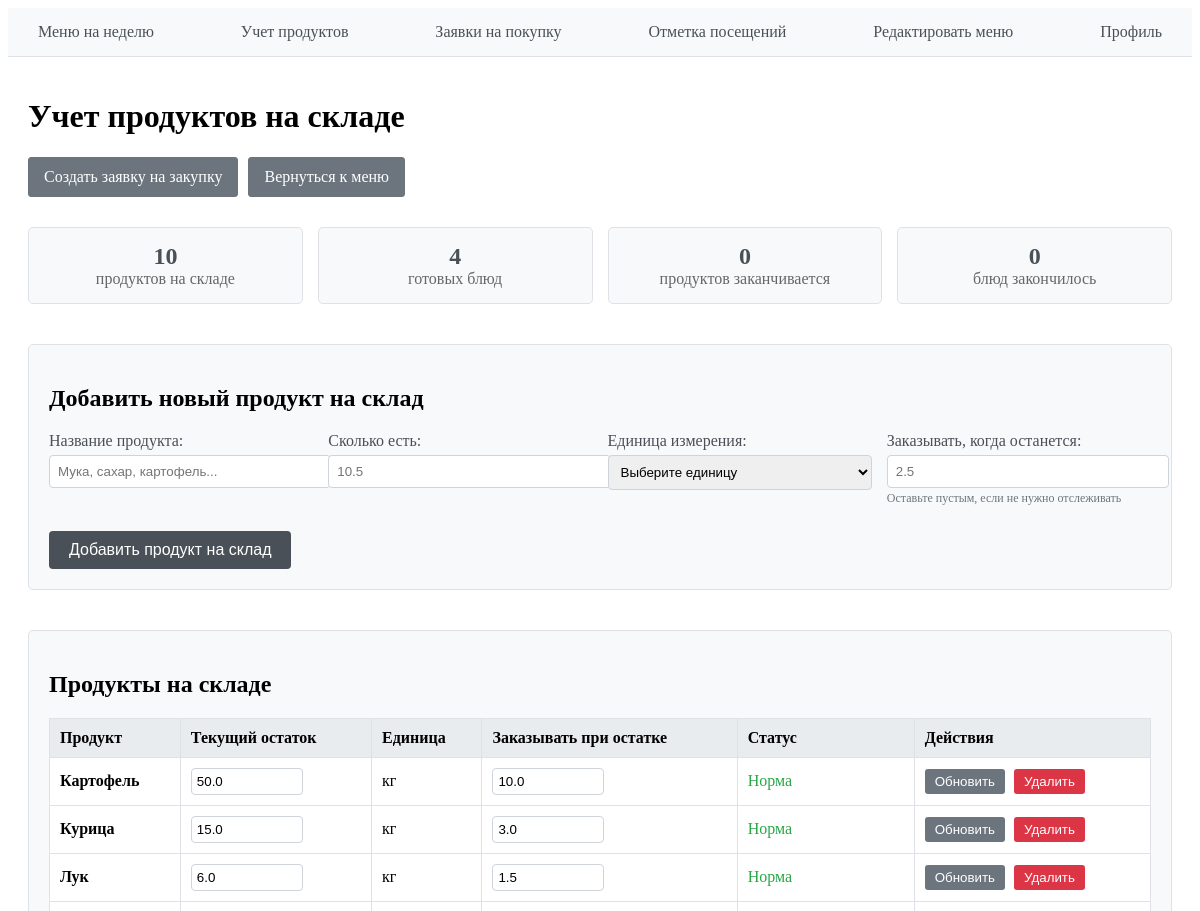
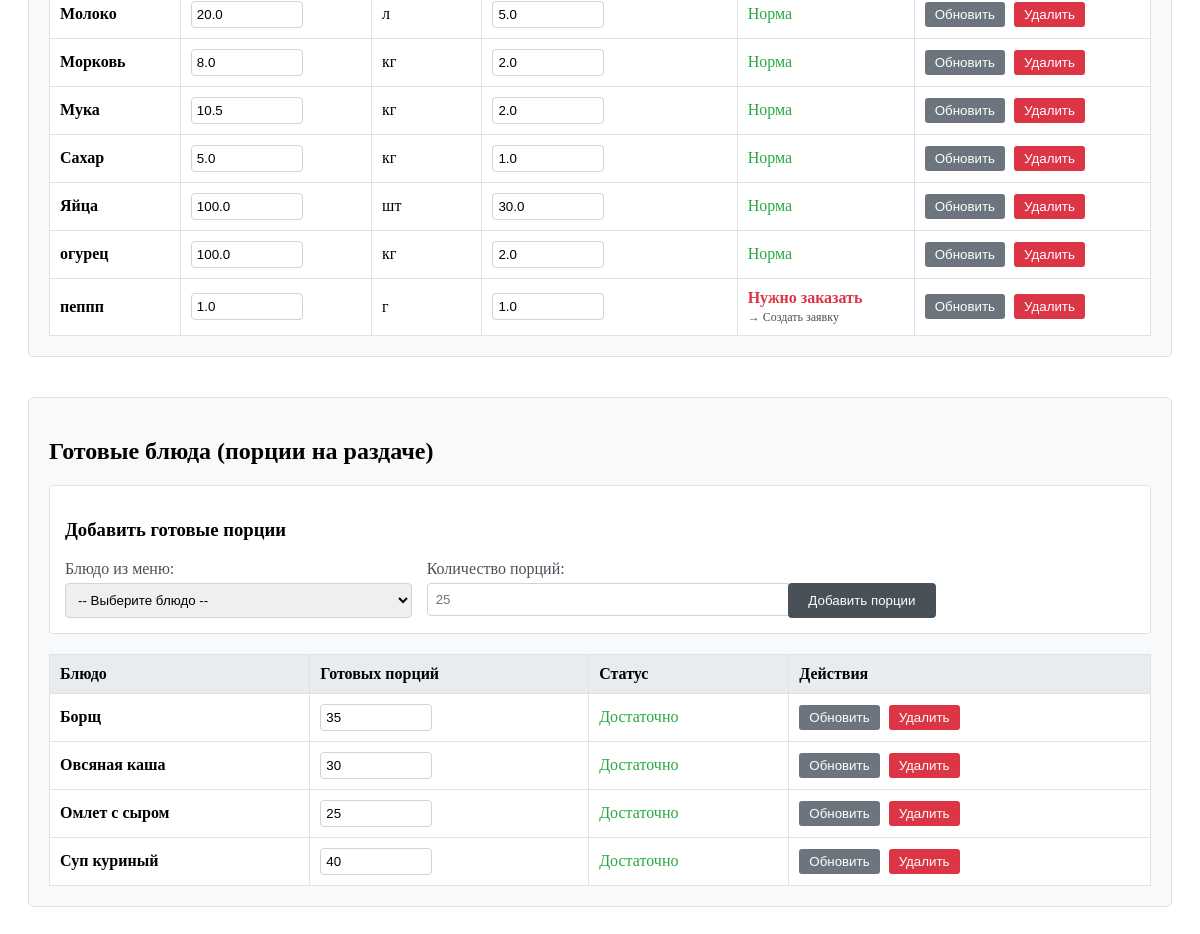
The page /cook_inventory_manage/ (signed in) on the database its author committed (2 pictures, top to bottom).
### tables this page shows
CREATE TABLE inventory (
                id INTEGER PRIMARY KEY AUTOINCREMENT,
                item_name TEXT,
                quantity REAL,
                unit TEXT,
                min_quantity REAL
            );

CREATE TABLE dishes (
                id INTEGER PRIMARY KEY AUTOINCREMENT,
                dish_name TEXT,
                quantity_available INTEGER
            );

### main.py (the view, shortened to what this page needs)
@app.route('/cook_inventory_manage/', methods=['GET', 'POST'])
def cook_inventory_manage():
    if 'user' not in session:
        return redirect('/login_user_help/')
    user = session.get('user')
    if user['role'] != 'cook':
        return redirect('/')
    db = sql.connect('db_for_project.db')
    cursor = db.cursor()
    cursor.execute('''SELECT * FROM inventory ORDER BY item_name''')
    inventory = cursor.fetchall()
    cursor.execute('''SELECT * FROM dishes ORDER BY dish_name''')
    dishes = cursor.fetchall()
    cursor.execute('''
        SELECT DISTINCT dish_name
        FROM menu_dishes
        WHERE dish_name != 'Завтрак' AND dish_name != 'Обед'
        AND dish_name != 'Не указано'
        ORDER BY dish_name
    ''')
    menu_dishes = cursor.fetchall()
    menu_dishes_list = [dish[0] for dish in menu_dishes]
    db.close()
    return render_template('cook_inventory_manage.html',
                           user=user,
                           inventory=inventory,
                           dishes=dishes,
                           menu_dishes=menu_dishes_list)

### templates/cook_inventory_manage.html (shortened to what this page needs)
{% extends "base.html" %}
{% block content %}
<div style="max-width: 1200px; margin: 0 auto; padding: 20px;">
    <h1>Учет продуктов на складе</h1>
    <div style="display: flex; gap: 10px; margin: 20px 0; flex-wrap: wrap;">
        <a href="/cook_purchase_request/" class="btn" style="background: #6c757d; color: white;">Создать заявку на закупку</a>
        <a href="/cook_menu/" class="btn" style="background: #6c757d; color: white;">Вернуться к меню</a>
    </div>
    <div style="display: grid; grid-template-columns: repeat(4, 1fr); gap: 15px; margin: 30px 0;">
        <div style="border: 1px solid #dee2e6; padding: 15px; border-radius: 5px; text-align: center; background: #f8f9fa;">
            <div style="font-size: 24px; font-weight: bold; color: #495057;">{{ inventory|length }}</div>
            <div style="color: #666;">продуктов на складе</div>
        </div>
        <div style="border: 1px solid #dee2e6; padding: 15px; border-radius: 5px; text-align: center; background: #f8f9fa;">
            <div style="font-size: 24px; font-weight: bold; color: #495057;">{{ dishes|length }}</div>
            <div style="color: #666;">готовых блюд</div>
        </div>
        <div style="border: 1px solid #dee2e6; padding: 15px; border-radius: 5px; text-align: center; background: #f8f9fa;">
            {% set low_count = 0 %}
            {% for item in inventory %}
                {% if item[4] and item[2]|float <= item[4]|float %}
                    {% set low_count = low_count + 1 %}
                {% endif %}
            {% endfor %}
            <div style="font-size: 24px; font-weight: bold; color: #495057;">{{ low_count }}</div>
            <div style="color: #666;">продуктов заканчивается</div>
        </div>
        <div style="border: 1px solid #dee2e6; padding: 15px; border-radius: 5px; text-align: center; background: #f8f9fa;">
            {% set zero_dishes = 0 %}
            {% for dish in dishes %}
                {% if dish[2]|int == 0 %}
                    {% set zero_dishes = zero_dishes + 1 %}
                {% endif %}
            {% endfor %}
            <div style="font-size: 24px; font-weight: bold; color: #495057;">{{ zero_dishes }}</div>
            <div style="color: #666;">блюд закончилось</div>
        </div>
    </div>
    <div style="margin: 40px 0; border: 1px solid #dee2e6; border-radius: 5px; padding: 20px; background: #f8f9fa;">
        <h2>Добавить новый продукт на склад</h2>
        <form method="POST" action="/cook_inventory_manage/" style="display: grid; grid-template-columns: repeat(4, 1fr); gap: 15px; margin-top: 15px;">
            <div>
                <label style="display: block; margin-bottom: 5px; color: #495057;">Название продукта:</label>
                <input type="text" name="item_name" required placeholder="Мука, сахар, картофель..."
                       style="width: 100%; padding: 8px; border: 1px solid #ced4da; border-radius: 4px;">
            </div>
            <div>
                <label style="display: block; margin-bottom: 5px; color: #495057;">Сколько есть:</label>
                <input type="number" name="quantity" required step="0.1" min="0" placeholder="10.5"
                       style="width: 100%; padding: 8px; border: 1px solid #ced4da; border-radius: 4px;">
            </div>
            <div>
                <label style="display: block; margin-bottom: 5px; color: #495057;">Единица измерения:</label>
                <select name="unit" required style="width: 100%; padding: 8px; border: 1px solid #ced4da; border-radius: 4px;">
                    <option value="">Выберите единицу</option>
                </select>
            </div>
            <div>
                <label style="display: block; margin-bottom: 5px; color: #495057;">Заказывать, когда останется:</label>
                <input type="number" name="min_quantity" step="0.1" min="0" placeholder="2.5"
                       style="width: 100%; padding: 8px; border: 1px solid #ced4da; border-radius: 4px;">
                <small style="color: #6c757d; font-size: 12px;">Оставьте пустым, если не нужно отслеживать</small>
            </div>
            <div style="grid-column: span 4; margin-top: 10px;">
                <button type="submit" style="padding: 10px 20px; background: #495057; color: white; border: none; border-radius: 4px; cursor: pointer; font-size: 16px;">
                    Добавить продукт на склад
                </button>
            </div>
        </form>
    </div>
    <div style="margin: 40px 0; border: 1px solid #dee2e6; border-radius: 5px; padding: 20px; background: #f8f9fa;">
        <h2>Продукты на складе</h2>
        {% if inventory %}
        <table style="width: 100%; border-collapse: collapse; margin-top: 20px; background: white;">
            <thead>
                <tr style="background-color: #e9ecef;">
                    <th style="border: 1px solid #dee2e6; padding: 10px; text-align: left;">Продукт</th>
                    <th style="border: 1px solid #dee2e6; padding: 10px; text-align: left;">Текущий остаток</th>
                    <th style="border: 1px solid #dee2e6; padding: 10px; text-align: left;">Единица</th>
                    <th style="border: 1px solid #dee2e6; padding: 10px; text-align: left;">Заказывать при остатке</th>
                    <th style="border: 1px solid #dee2e6; padding: 10px; text-align: left;">Статус</th>
                    <th style="border: 1px solid #dee2e6; padding: 10px; text-align: left;">Действия</th>
                </tr>
            </thead>
            <tbody>
                {% for item in inventory %}
                {% set quantity = item[2]|float %}
                {% set min_q = item[4]|float if item[4] else 0 %}
                {% set is_low = min_q > 0 and quantity <= min_q %}
                <tr>
                    <td style="border: 1px solid #dee2e6; padding: 10px; font-weight: bold;">{{ item[1] }}</td>
                    <td style="border: 1px solid #dee2e6; padding: 10px;">
                        <form method="POST" action="/cook_inventory_manage/" style="display: inline;">
                            <input type="number" name="quantity" value="{{ item[2] }}" step="0.1" min="0"
                                   style="width: 100px; padding: 5px; border: 1px solid #ced4da; border-radius: 4px;">
                    </td>
                    <td style="border: 1px solid #dee2e6; padding: 10px;">{{ item[3] }}</td>
                    <td style="border: 1px solid #dee2e6; padding: 10px;">
                            <input type="number" name="min_quantity" value="{{ item[4] or '' }}" step="0.1" min="0"
                                   style="width: 100px; padding: 5px; border: 1px solid #ced4da; border-radius: 4px;">
                    </td>
                    <td style="border: 1px solid #dee2e6; padding: 10px;">
                        {% if is_low %}
                        <span style="color: #dc3545; font-weight: bold;">
                            Нужно заказать
                        </span>
                        <br>
                        <a href="/cook_purchase_request/?product={{ item[1] }}&quantity={{ (min_q*2-quantity)|round(1) if min_q*2-quantity > 0 else min_q }}&unit={{ item[3] }}"
                           style="color: #495057; font-size: 12px; text-decoration: none;">
                            → Создать заявку
                        </a>
                        {% else %}
                        <span style="color: #28a745;">
                            Норма
                        </span>
                        {% endif %}
                    </td>
                    <td style="border: 1px solid #dee2e6; padding: 10px;">
                        <button type="submit" style="padding: 5px 10px; background: #6c757d; color: white; border: none; border-radius: 3px; cursor: pointer; margin-right: 5px;">
                            Обновить
                        </button>
                        <form method="POST" action="/cook_inventory_manage/" style="display: inline;">
                            <button type="submit" onclick="return confirm('Удалить продукт {{ item[1] }}?')"
                                    style="padding: 5px 10px; background: #dc3545; color: white; border: none; border-radius: 3px; cursor: pointer;">
                                Удалить
                            </button>
                        </form>
                    </td>
                </tr>
                {% endfor %}
            </tbody>
        </table>
        {% else %}
        <div style="text-align: center; padding: 30px; color: #6c757d; background: white; border-radius: 5px; border: 1px solid #dee2e6;">
            <p style="font-size: 18px;">На складе пока нет продуктов</p>
            <p>Добавьте продукты через форму выше</p>
        </div>
        {% endif %}
    </div>
    <div style="margin: 40px 0; border: 1px solid #dee2e6; border-radius: 5px; padding: 20px; background: #f8f9fa;">
        <h2>Готовые блюда (порции на раздаче)</h2>
        <div style="margin: 20px 0; padding: 15px; background: white; border-radius: 4px; border: 1px solid #dee2e6;">
            <h3>Добавить готовые порции</h3>
            <form method="POST" action="/cook_inventory_manage/" style="display: grid; grid-template-columns: repeat(3, 1fr); gap: 15px;">
                <div>
                    <label style="display: block; margin-bottom: 5px; color: #495057;">Блюдо из меню:</label>
                    <select name="dish_name" required style="width: 100%; padding: 8px; border: 1px solid #ced4da; border-radius: 4px;">
                        <option value="">-- Выберите блюдо --</option>
                    </select>
                </div>
                <div>
                    <label style="display: block; margin-bottom: 5px; color: #495057;">Количество порций:</label>
                    <input type="number" name="quantity_available" required min="0" placeholder="25"
                           style="width: 100%; padding: 8px; border: 1px solid #ced4da; border-radius: 4px;">
                </div>
                <div style="align-self: end;">
                    <button type="submit" style="padding: 10px 20px; background: #495057; color: white; border: none; border-radius: 4px; cursor: pointer;">
                        Добавить порции
                    </button>
                </div>
            </form>
        </div>
        {% if dishes %}
        <table style="width: 100%; border-collapse: collapse; margin-top: 20px; background: white;">
            <thead>
                <tr style="background-color: #e9ecef;">
                    <th style="border: 1px solid #dee2e6; padding: 10px; text-align: left;">Блюдо</th>
                    <th style="border: 1px solid #dee2e6; padding: 10px; text-align: left;">Готовых порций</th>
                    <th style="border: 1px solid #dee2e6; padding: 10px; text-align: left;">Статус</th>
                    <th style="border: 1px solid #dee2e6; padding: 10px; text-align: left;">Действия</th>
                </tr>
            </thead>
            <tbody>
                {% for dish in dishes %}
                {% set quantity = dish[2]|int %}
                {% set is_low = quantity < 20 %}
                <tr>
                    <td style="border: 1px solid #dee2e6; padding: 10px; font-weight: bold;">{{ dish[1] }}</td>
                    <td style="border: 1px solid #dee2e6; padding: 10px;">
                        <form method="POST" action="/cook_inventory_manage/" style="display: inline;">
                            <input type="number" name="quantity_available" value="{{ dish[2] }}" min="0"
                                   style="width: 100px; padding: 5px; border: 1px solid #ced4da; border-radius: 4px;">
                    </td>
                    <td style="border: 1px solid #dee2e6; padding: 10px;">
                        {% if quantity == 0 %}
                        <span style="color: #dc3545; font-weight: bold;">
                            Закончилось
                        </span>
                        {% elif is_low %}
                        <span style="color: #ffc107; font-weight: bold;">
                            Мало порций
                        </span>
                        {% else %}
                        <span style="color: #28a745;">
                            Достаточно
                        </span>
                        {% endif %}
                    </td>
                    <td style="border: 1px solid #dee2e6; padding: 10px;">
                        <button type="submit" style="padding: 5px 10px; background: #6c757d; color: white; border: none; border-radius: 3px; cursor: pointer; margin-right: 5px;">
                            Обновить
                        </button>
                        <form method="POST" action="/cook_inventory_manage/" style="display: inline;">
                            <button type="submit" onclick="return confirm('Удалить блюдо {{ dish[1] }}?')"
                                    style="padding: 5px 10px; background: #dc3545; color: white; border: none; border-radius: 3px; cursor: pointer;">
                                Удалить
                            </button>
                        </form>
                    </td>
                </tr>
                {% endfor %}
            </tbody>
        </table>
        {% else %}
        <div style="text-align: center; padding: 30px; color: #6c757d; background: white; border-radius: 5px; border: 1px solid #dee2e6;">
            <p style="font-size: 18px;">Нет готовых блюд на раздаче</p>
            <p>Добавьте порции через форму выше</p>
        </div>
        {% endif %}
    </div>
</div>
{% endblock %}

### static/css/style.css (style rules this page uses)
.btn { display: inline-block; padding: 10px 20px; background-color: #007bff; color: white; text-decoration: none; border-radius: 4px; border: none; cursor: pointer; transition: background-color 0.2s; }

### templates/cook_inventory_manage.html (style rules this page uses)
.btn { display: inline-block; padding: 10px 15px; background: #6c757d; border: 1px solid #6c757d; border-radius: 3px; text-decoration: none; color: white; transition: background-color 0.2s; }

### rows shown on the page
inventory: item_name "Картофель", quantity "50.0", unit "кг", min_quantity "10.0", shows "Норма"
inventory: item_name "Курица", quantity "15.0", unit "кг", min_quantity "3.0", shows "Норма"
inventory: item_name "Лук", quantity "6.0", unit "кг", min_quantity "1.5", shows "Норма"
inventory: item_name "Молоко", quantity "20.0", unit "л", min_quantity "5.0", shows "Норма"
inventory: item_name "Морковь", quantity "8.0", unit "кг", min_quantity "2.0", shows "Норма"
inventory: item_name "Мука", quantity "10.5", unit "кг", min_quantity "2.0", shows "Норма"
inventory: item_name "Сахар", quantity "5.0", unit "кг", min_quantity "1.0", shows "Норма"
inventory: item_name "Яйца", quantity "100.0", unit "шт", min_quantity "30.0", shows "Норма"
inventory: item_name "огурец", quantity "100.0", unit "кг", min_quantity "2.0", shows "Норма"
inventory: item_name "пеппп", quantity "1.0", unit "г", min_quantity "1.0"
dishes: dish_name "Борщ", quantity_available "35"
dishes: dish_name "Овсяная каша", quantity_available "30"
dishes: dish_name "Омлет с сыром", quantity_available "25"
dishes: dish_name "Суп куриный", quantity_available "40"

### other values the page prints
{{ inventory|length }} "10"
{{ dishes|length }} "4"
{{ low_count }} "0"
{{ zero_dishes }} "0"
